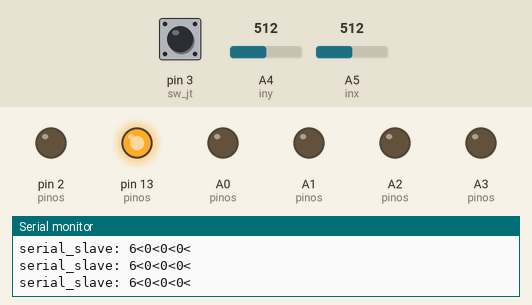
A sketch run on a simulated Arduino Uno, built with avr-gcc and run on an emulated ATmega328P. Parts: output pins drawn as LEDs (lit = HIGH), the last lines printed to the serial monitor. Dashed ring = blinking. The test bench sets the inputs (shaded band); at power-on: A4 (iny) = 512, pin 3 (sw_jt) HIGH, A5 (inx) = 512.

Above: at 2.7 s.
2.8 s: A4 (iny) set to 535
4.3 s: A4 (iny) set to 569
At 5.5 s:
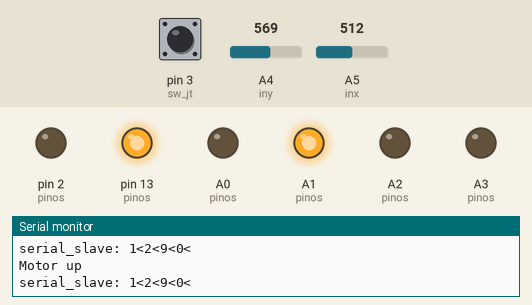
5.8 s: pin 3 (sw_jt) pulled LOW for 1 s
At 6.86 s:
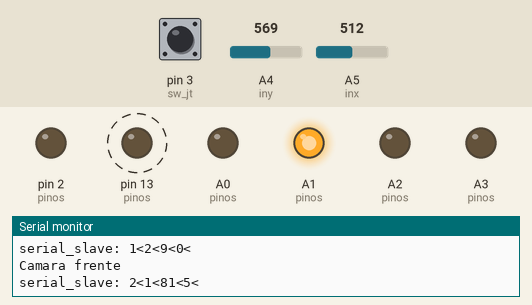
8.8 s: A4 (iny) set to 485
10.3 s: A4 (iny) set to 453
At 11.0 s:
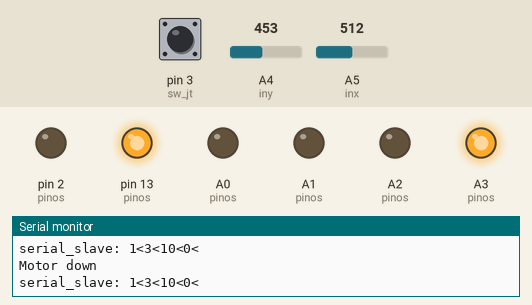
11.8 s: pin 3 (sw_jt) pulled LOW for 0.15 s
At 13.3 s:
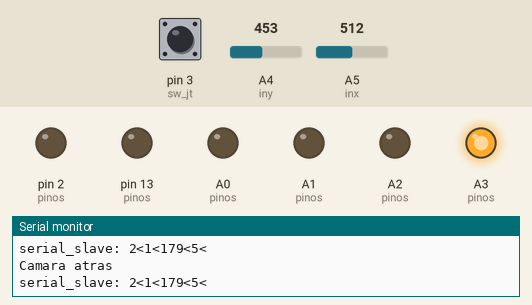
Timing chart, 0 to 14.4 s (numbered marks = the images above; inputs shaded):
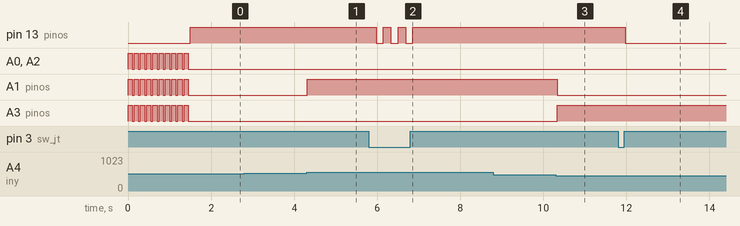

The sketch:

Master_arduino_V2.ino
```cpp
// Cobnexiones del joystick
#include <SoftwareSerial.h>
// Control
#define led 13
#define rele_ctrl 2
#define sw_jt 3
// Leds controle
#define up A1
#define dw A3
#define rh A0
#define lf A2
// Cobnexiones del joystick
#define inx A5
#define iny A4

// caracter de separacion
#define cs '<'

// Cantidd de offset para valores de calibracion
const int vlc = 40;

// variables de posicion
int valx = 0, valy = 0;

bool car_cam = 1; // control del switch para pasar de control de carro/camara

// cantidad de muestras para filtrar y de tiempo de espera entre muestras
const int ctda = 5;

// valores de limites de posicion del joystick
int vxi = 0, vxs = 0, vyi = 0, vys = 0;

// indica el valor de posicion del array para activar los leds de dor
const int led_up = 2, led_dw = 3, led_rh = 4, led_lf = 5, off_all_leds = 0;

// Valores predeterminados para indicacion
const int carro = 1, camara = 2, para_todo = 5;

// Valores para identificacion de Vx y Vy del joystick
const int captura_calibracion = 1, captura_filtrado = 2;

// Selecionar Servo motor
const int servo_base = 1, servo_camara = 2;

/* lista de pinos */
int pinos[] = {led, rele_ctrl, up, dw, rh, lf, inx, iny, sw_jt};

// Valores iniciales de los angulos de los servos
int val_sb = 90; // servo base esq<->dir
int val_src = 80; // servo rotacion de la camara ari<->aba
int paso_cam = 3; // paso de angulos rotacion
int val_cam = 5;  // tempo de delay (ms) entre pasos
const int lim_ADC = 1023;
const int max_PWM = 252;

// controle envio de parada
bool enviar_parar = true;

// valores para poder enviar a cada cierto tiempo la parada
unsigned long time_parar = 0;
unsigned long time_espera = 5e5;

// creo un objeto para comunicacion
SoftwareSerial serial_slave = SoftwareSerial(5, 4);

void setup() {
  // Comunicacion master computador
  Serial.begin(115200);
  Serial.setTimeout(10);

  // comunicacion con el slave
  serial_slave.begin(115200);
  serial_slave.setTimeout(10);

  // inicializo pinos de entrada y salida
  for (int i = 0; i < 9; i++) {
    if (i < 6) {
      pinMode(pinos[i], OUTPUT);
      digitalWrite(pinos[i], 0);
    } else {
      pinMode(pinos[i], INPUT_PULLUP);
    }
  }

  // Blinco leds de direcion
  blink_leds(10, 50);

  // Enciendo led 13 indicador de funcion de selecion
  switch_joy();

  // Calibro posicion del joystick - valores iniciales inf y sup para X y Y
  cal_pos(captura_calibracion, ctda);

  time_parar = time_espera + micros();
}


/***************************************************************************/
/********************************* LOOP ************************************/
void loop() {

  if (valx < vxs && valx > vxi && valy < vys && valy > vyi) {
    /*Serial.print("Val X: ");
    Serial.print(valx);
    Serial.print("\t Val Y: ");
    Serial.println(valy);*/

    // mandar mensaje de que está parado
    // apagar leds
    if (enviar_parar  == 1){
      msg_send(para_todo, 0, 0);
      enviar_parar  = 0;
    }

    if (micros() > time_parar){
      msg_send(para_todo, 0, 0);
      time_parar = time_espera + micros();
    }
  } else {
    // separa carro o camara
    if (car_cam == carro) {
      // activar led y mensaje
      dir_led(valx, valy);
      enviar_parar = 1;
    } else {
      // valores para la camara
      dir_led(valx, valy);
      enviar_parar = 1;
    }
  }
  // verifica si se apreto el boton del joystick
  switch_joy();

  // Actualiza los valores de los potenciometros ejes
  cal_pos(2, ctda);
}

///////////////////////////////////////////////////////////////////////////////
// funcion separacion de aciones del carro y camara dependiendo del joystick
void dir_led(int valx, int valy) {
  if (valy > vys) {
    //enciende led de UP para motor o camera
    nf_led(led_up); // 2 up

    if (car_cam == carro) {
      Serial.println("Motor up");
      // concatena mensaje para enviar al slave mover motor
      int pwm_car = map(valy, vys, lim_ADC, 0, max_PWM);
      msg_send(1, led_up, pwm_car);
    } else {
      Serial.println("Camara frente");
      if (val_sb > 0) { // limite de movimiento de la camara
        val_sb -= paso_cam; // resta pasos para moviemiento de 0 y 180
      } else {
        val_sb = 0;
      }
      // concatena mensaje para enviar al slave mover camara
      msg_send(camara, servo_base, val_sb);
    }
  } else if (valy < vyi) {
    //enciende led de DOWN para motor o camera
    nf_led(led_dw); // down

    if (car_cam == carro) {
      Serial.println("Motor down");
      // concatena mensaje para enviar al slave mover motor
      int pwm_car = map(valy, vyi, 0, 0, max_PWM);
      msg_send(carro, led_dw, pwm_car); // 3 Down
    } else {
      Serial.println("Camara atras");
      if (val_sb < 179) { // limite de movimiento de la camara
        val_sb += paso_cam; // suma pasos para moviemiento de 0 y 180
      } else {
        val_sb = 179;
      }
      // concatena mensaje para enviar al slave mover camara
      msg_send(camara, servo_base, val_sb);
    }
  } else if (valx < vxi) {
    //enciende led de RIGHT para motor o camera
    nf_led(led_rh); // right

    if (car_cam == carro) {
      Serial.println("Motor rigth");
      // concatena mensaje para enviar al slave mover motor
      int pwm_car = map(valx, vxi, 0, 0, max_PWM / 2);
      msg_send(carro, led_rh, pwm_car);
    } else {
      Serial.println("Camara esq");
      if (val_src > 0) { // limite de movimiento de la camara
        val_src -= paso_cam; // if de 0 y 180
      } else {
        val_src = 0;
      }
      // concatena mensaje para enviar al slave mover camara
      msg_send(camara, servo_camara, val_src);
    }
  } else if (valx > vxs) {
    //enciende led de LEFT para motor o camera
    nf_led(led_lf); // left

    if (car_cam == carro) {
      Serial.println("Motor left");
      // concatena mensaje para enviar al slave mover motor
      int pwm_car = map(valx, vxs, lim_ADC, 0, max_PWM / 2);
      msg_send(carro, led_lf, pwm_car);
    } else {
      Serial.println("Camara abaixo");
      if (val_src < 179) { // limite de movimiento de la camara
        val_src += paso_cam; // suma pasos para moviemiento de 0 y 180
      } else {
        val_src = 179;
      }
      // concatena mensaje para enviar al slave mover camara
      msg_send(camara, servo_camara, val_src);
    }
  }
}

////////////////////////////////////////////////////////////////////////////////////////
//concatena mensaje
void msg_send(int sel_mensaje, int dir, int pwm_ang) {
  String msg = "";
  // Seleciona el mensaje a ser enviado
  switch (sel_mensaje) {
    case carro://Mover carro = 1
      // Concatena mensaje
      msg = "1<" + String(dir) + cs + String(pwm_ang) + "<0<"; // ultimo valor en 0
      Serial.print("serial_slave: ");
      Serial.println(msg);
      // Envia mensaje para el slave/carro
      serial_slave.println(msg);
      break;
    case camara:// Mover camara = 2
      // dir = sel motor
      msg = "2<" + String(dir) + cs + String(pwm_ang) + cs + String(val_cam) + cs;
      Serial.print("serial_slave: ");
      Serial.println(msg);
      serial_slave.println(msg);
      break;
    case 3:
      // alguma caracteristica que hará el slave
      break;
    case 4:
      // alguma caracteristica que hará el slave
      break;
    case para_todo: // = 5
      // PAra todo quando el joystick está em posicion central
      msg = "6<0<0<0<";

      for (int i = 0; i < 3; ++i) {
        Serial.print("serial_slave: ");
        Serial.println(msg);
        serial_slave.println(msg);
      }
      break;
  }
}

/////////////////////////////////////////////////////////////////////////////////////////////
// Controla acionamiento de leds de la direcion y los apaga
void nf_led(int pino) {
  if (pino > 1) {
    for (int i = 2; i < 6; i++) { // leds de direcion
      digitalWrite(pinos[i], 0);
    }
    digitalWrite(pinos[pino], 1); // enciende el pino de direcion escogido
  } else {
    for (int i = 2; i < 6; i++) {
      digitalWrite(pinos[i], 0);
    }
  }
}


////////////////////////////////////////////////////////////////////////
// funcion de calibracion y lectura de la pacicion del joystick
void cal_pos(int leitura, int t_amos) {
  valx = 0;
  valy = 0;

  switch (leitura) {
    case 1:
      // captura amostras y guarda valores temporales
      for (int i = 0; i < t_amos; i++) {
        valx = valx + analogRead(inx);
        valy = valy + analogRead(iny);
        delay(t_amos);
      }
      valx = valx / t_amos;
      valy = valy / t_amos;
      // Valores de limites para la calibracion
      vxi = valx - vlc;
      vxs = valx + vlc;
      vyi = valy - vlc;
      vys = valy + vlc;

      // valores de compar modo debug
      /*Serial.print("Val X: ");
        Serial.print(valx);
        Serial.print("\t Val Y: ");
        Serial.println(valy);

        Serial.print("\nVal X Sup: ");
        Serial.print(vxs);
        Serial.print("\t Val Y Inf: ");
        Serial.println(vxi);

        Serial.print("\nVal Y Sup: ");
        Serial.print(vys);
        Serial.print("\t Val Y Inf: ");
        Serial.println(vyi);
        Serial.println();
        delay(1000);*/

      break;
    case 2:
      // captura amostras y retorna en valores de la media
      for (int i = 0; i < t_amos; i++) {
        valx = valx + analogRead(inx);
        valy = valy + analogRead(iny);
        delay(t_amos);
      }
      valx = valx / t_amos;
      valy = valy / t_amos;
      break;
    case 3:
      //Valor sin filtro
      valx = analogRead(inx);
      valy = analogRead(iny);
      break;
  }
}

/////////////////////////////////////////////////////////////////////
// blinca y liga leds
void blink_leds(int qtd_blink, int time_blk) {
  for (int j = 0; j < qtd_blink; j++) {
    for (int i = 2; i < 6; i++) {
      digitalWrite(pinos[i], 1);
    }
    delay(time_blk * 2);
    for (int i = 2; i < 6; i++) {
      digitalWrite(pinos[i], 0);
    }
    delay(time_blk);
  }
}

/////////////////////////////////////////////////////////////////////
// Seleciona que tipo de accion tomar Carro o Camara
void switch_joy() {
  // interactua con los motres y la camara
  if (digitalRead(sw_jt) == 0)  {
    car_cam = !car_cam;
    delay(150);
  }
  if (car_cam == 1) {
    digitalWrite(pinos[0], 1);
  } else {
    digitalWrite(pinos[0], 0);
  }
}
```

Measured:
- the behaviour switches between 552 and 553 on A4 (iny) (found by bisection; images 0 and 1)
- the behaviour switches between 472 and 471 on A4 (iny) (found by bisection; images 2 and 3)
- after the input at 4.3 s, A1 (pinos): LOW → HIGH at once
- after the input at 5.8 s, pin 13 (pinos): alternates HIGH for 0.18 s and LOW for 0.18 s, 6 changes in all, then stays HIGH, starting after 0.17 s
- after the input at 10.3 s, A1 (pinos): HIGH → LOW at once; A3 (pinos): LOW → HIGH at once
- after the input at 11.8 s, pin 13 (pinos): HIGH → LOW after 0.17 s
